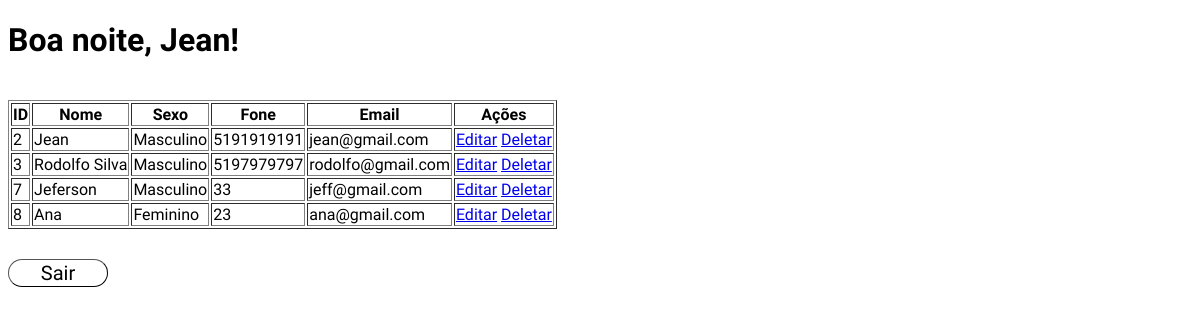
The app's page /portalUsuarios.php (signed in) with its own data.
### tables this page shows
CREATE TABLE `usuarios` (
  `id` int(11) NOT NULL,
  `nome` varchar(255) NOT NULL,
  `sexo` char(1) NOT NULL,
  `fone` varchar(15) NOT NULL,
  `email` varchar(255) NOT NULL,
  `senha` varchar(255) NOT NULL
);

### classes/Usuario.php (called while the page is built, shortened)
<?php
class Usuario
{
    private $conn;
    private $table_usu = "usuarios";
    public function __construct($db)
    {
        $this->conn = $db;
    }
    public function ler()
    {
        $query = "SELECT * FROM " . $this->table_usu;
        $stmt = $this->conn->prepare($query);
        $stmt->execute();
        return $stmt;
    }
    public function lerPorId($id)
    {
        $query = "SELECT * FROM " . $this->table_usu . " WHERE id = ?";
        $stmt = $this->conn->prepare($query);
        $stmt->execute([$id]);
        return $stmt->fetch(PDO::FETCH_ASSOC);
    }
}

### portalUsuarios.php (the view, shortened to what this page needs)
<?php
include_once './config/config.php';
include_once './classes/Usuario.php';
$usuario = new Usuario($db);
$dados_usuario = $usuario->lerPorId($_SESSION['usuario_id']);
$nome_usuario = $dados_usuario['nome'];
$dados = $usuario->ler();
function saudacao()
{
    $hora = date('H');
    if ($hora >= 6 && $hora < 12) {
        return "Bom dia";
    } elseif ($hora >= 12 && $hora < 18) {
        return "Boa tarde";
    } else {
        return "Boa noite";
    }
}
?>
<!DOCTYPE html>
<html lang="pt-br">
<head>
    <link rel="stylesheet" href="style.css">
</head>
<body id="gerUsu">
    <h1><?php echo saudacao() . ", " . $nome_usuario; ?>!</h1>
    <br>
    <table border="1">
        <tr>
            <th>ID</th>
            <th>Nome</th>
            <th>Sexo</th>
            <th>Fone</th>
            <th>Email</th>
            <th>Ações</th>
        </tr>
        <?php while ($row = $dados->fetch(PDO::FETCH_ASSOC)) : ?>
            <tr>
                <td><?php echo $row['id']; ?></td>
                <td><?php echo $row['nome']; ?></td>
                <td><?php echo ($row['sexo'] === 'M') ? 'Masculino' : 'Feminino'; ?></td>
                <td><?php echo $row['fone']; ?></td>
                <td><?php echo $row['email']; ?></td>
                <td>
                    <a href="editar.php?id=<?php echo $row['id']; ?>">Editar</a>
                    <a href="deletar.php?id=<?php echo $row['id']; ?>">Deletar</a>
                </td>
            </tr>
        <?php endwhile; ?>
    </table>
    <button id="btnSair" onclick="location.href='lobby.php'">Sair</button>
</body>
</html>

### records on screen
usuarios: nome "Jean", id "2", sexo "Masculino", fone "5191919191", email "jean@gmail.com"
usuarios: id "3", nome "Rodolfo Silva", sexo "Masculino", fone "5197979797", email "rodolfo@gmail.com"
usuarios: id "7", nome "Jeferson", sexo "Masculino", fone "33", email "jeff@gmail.com"
usuarios: id "8", nome "Ana", sexo "Feminino", fone "23", email "ana@gmail.com"

### other values on screen
saudacao() "Boa noite"
